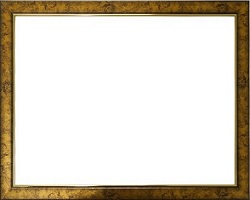
#> input picture cd-p2/상상6/fr.jpg, 250 x 200 px
$ python 1.py
#> lines starting #> are read from the running program, lines starting #| are printed output that depends on the picture
from PIL import Image
from PIL import ImageDraw

fri=Image.open("fr.jpg")
#> fri is the input picture: PIL image 250x200 RGB; mean R, G, B 218.4, 211, 198.6
lii=Image.open("Li.jpg")
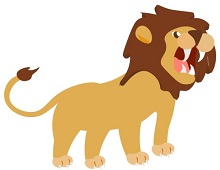
#> input picture cd-p2/상상6/Li.jpg, 220 x 170 px
#> lii is the input picture: PIL image 220x170 RGB; mean R, G, B 230.9, 210.4, 184.1
dr=ImageDraw.Draw(fri)

fri.paste(lii,(15,15,235,185))
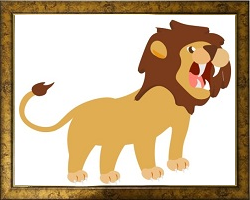
#> fri: PIL image 250x200 RGB; mean R, G, B 201.5, 179, 147.7

fri.show()
